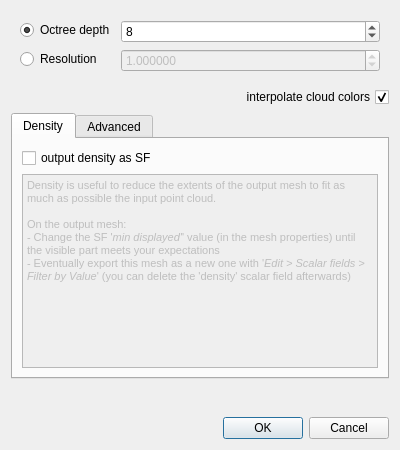
<?xml version="1.0" encoding="UTF-8"?>
<ui version="4.0">
 <class>PoissonReconParamDialog</class>
 <widget class="QDialog" name="PoissonReconParamDialog">
  <property name="geometry">
   <rect>
    <x>0</x>
    <y>0</y>
    <width>400</width>
    <height>450</height>
   </rect>
  </property>
  <property name="windowTitle">
   <string>Poisson Surface Reconstruction</string>
  </property>
  <layout class="QVBoxLayout" name="verticalLayout">
   <item>
    <widget class="QFrame" name="ResolutionFrame">
     <layout class="QFormLayout" name="formLayout">
      <item row="0" column="0">
       <widget class="QRadioButton" name="depthRadioButton">
        <property name="text">
         <string>Octree depth</string>
        </property>
        <property name="checked">
         <bool>true</bool>
        </property>
       </widget>
      </item>
      <item row="0" column="1">
       <widget class="QSpinBox" name="depthSpinBox">
        <property name="toolTip">
         <string>The maximum depth of the tree that will be used for surface reconstruction</string>
        </property>
        <property name="minimum">
         <number>4</number>
        </property>
        <property name="maximum">
         <number>24</number>
        </property>
        <property name="value">
         <number>8</number>
        </property>
       </widget>
      </item>
      <item row="1" column="0">
       <widget class="QRadioButton" name="resolutionRadioButton">
        <property name="text">
         <string>Resolution</string>
        </property>
       </widget>
      </item>
      <item row="1" column="1">
       <widget class="QDoubleSpinBox" name="resolutionDoubleSpinBox">
        <property name="enabled">
         <bool>false</bool>
        </property>
        <property name="decimals">
         <number>6</number>
        </property>
        <property name="maximum">
         <double>1000000.000000000000000</double>
        </property>
        <property name="value">
         <double>1.000000000000000</double>
        </property>
       </widget>
      </item>
     </layout>
    </widget>
   </item>
   <item>
    <widget class="QCheckBox" name="importColorsCheckBox">
     <property name="layoutDirection">
      <enum>Qt::RightToLeft</enum>
     </property>
     <property name="text">
      <string>interpolate cloud colors</string>
     </property>
     <property name="checked">
      <bool>true</bool>
     </property>
    </widget>
   </item>
   <item>
    <widget class="QTabWidget" name="tabWidget">
     <property name="currentIndex">
      <number>0</number>
     </property>
     <widget class="QWidget" name="tabDensity">
      <attribute name="title">
       <string>Density</string>
      </attribute>
      <layout class="QVBoxLayout" name="verticalLayout_3">
       <item>
        <widget class="QCheckBox" name="densityCheckBox">
         <property name="toolTip">
          <string>If this flag is enabled, the sampling density is output as a scalar field</string>
         </property>
         <property name="text">
          <string>output density as SF</string>
         </property>
        </widget>
       </item>
       <item>
        <widget class="QTextEdit" name="textEdit">
         <property name="enabled">
          <bool>false</bool>
         </property>
         <property name="html">
          <string>&lt;!DOCTYPE HTML PUBLIC &quot;-//W3C//DTD HTML 4.0//EN&quot; &quot;http://www.w3.org/TR/REC-html40/strict.dtd&quot;&gt;
&lt;html&gt;&lt;head&gt;&lt;meta name=&quot;qrichtext&quot; content=&quot;1&quot; /&gt;&lt;style type=&quot;text/css&quot;&gt;
p, li { white-space: pre-wrap; }
&lt;/style&gt;&lt;/head&gt;&lt;body style=&quot; font-family:'MS Shell Dlg 2'; font-size:8pt; font-weight:400; font-style:normal;&quot;&gt;
&lt;p style=&quot; margin-top:0px; margin-bottom:0px; margin-left:0px; margin-right:0px; -qt-block-indent:0; text-indent:0px;&quot;&gt;Density is useful to reduce the extents of the output mesh to fit as much as possible the input point cloud.&lt;/p&gt;
&lt;p style=&quot;-qt-paragraph-type:empty; margin-top:0px; margin-bottom:0px; margin-left:0px; margin-right:0px; -qt-block-indent:0; text-indent:0px;&quot;&gt;&lt;br /&gt;&lt;/p&gt;
&lt;p style=&quot; margin-top:0px; margin-bottom:0px; margin-left:0px; margin-right:0px; -qt-block-indent:0; text-indent:0px;&quot;&gt;On the output mesh:&lt;/p&gt;
&lt;p style=&quot; margin-top:0px; margin-bottom:0px; margin-left:0px; margin-right:0px; -qt-block-indent:0; text-indent:0px;&quot;&gt;- Change the SF '&lt;span style=&quot; font-style:italic;&quot;&gt;min displayed'&lt;/span&gt;' value (in the mesh properties) until the visible part meets your expectations&lt;/p&gt;
&lt;p style=&quot; margin-top:0px; margin-bottom:0px; margin-left:0px; margin-right:0px; -qt-block-indent:0; text-indent:0px;&quot;&gt;- Eventually export this mesh as a new one with '&lt;span style=&quot; font-style:italic;&quot;&gt;Edit &amp;gt; Scalar fields &amp;gt; Filter by Value&lt;/span&gt;' (you can delete the 'density' scalar field afterwards) &lt;/p&gt;&lt;/body&gt;&lt;/html&gt;</string>
         </property>
        </widget>
       </item>
      </layout>
     </widget>
     <widget class="QWidget" name="tabAdvanced">
      <attribute name="title">
       <string>Advanced</string>
      </attribute>
      <layout class="QFormLayout" name="formLayout_2">
       <item row="1" column="0">
        <widget class="QLabel" name="label_4">
         <property name="text">
          <string>boundary</string>
         </property>
        </widget>
       </item>
       <item row="1" column="1">
        <widget class="QComboBox" name="boundaryComboBox">
         <property name="currentIndex">
          <number>2</number>
         </property>
         <item>
          <property name="text">
           <string>Free</string>
          </property>
         </item>
         <item>
          <property name="text">
           <string>Dirichlet</string>
          </property>
         </item>
         <item>
          <property name="text">
           <string>Neumann</string>
          </property>
         </item>
        </widget>
       </item>
       <item row="3" column="0">
        <widget class="QLabel" name="label_5">
         <property name="toolTip">
          <string>The importance that interpolation of the point samples is given in the formulation of the screened Poisson equation</string>
         </property>
         <property name="text">
          <string>point weight</string>
         </property>
        </widget>
       </item>
       <item row="3" column="1">
        <widget class="QDoubleSpinBox" name="weightDoubleSpinBox">
         <property name="toolTip">
          <string>&lt;html&gt;&lt;head/&gt;&lt;body&gt;&lt;p&gt;Interpolation weight (twice the b-spline degree by default)&lt;/p&gt;&lt;/body&gt;&lt;/html&gt;</string>
         </property>
         <property name="maximum">
          <double>999.990000000000009</double>
         </property>
         <property name="value">
          <double>2.000000000000000</double>
         </property>
        </widget>
       </item>
       <item row="4" column="0">
        <widget class="QCheckBox" name="linearFitCheckBox">
         <property name="toolTip">
          <string>Enabling this flag has the reconstructor use linear interpolation to estimate the positions of iso-vertices.</string>
         </property>
         <property name="text">
          <string>Linear fit</string>
         </property>
         <property name="checked">
          <bool>true</bool>
         </property>
        </widget>
       </item>
       <item row="2" column="0">
        <widget class="QLabel" name="label_3">
         <property name="toolTip">
          <string>The minimum number of sample points that should fall within an octree node
as the octree construction is adapted to sampling density. For noise-free
samples, small values in the range [1.0 - 5.0] can be used. For more noisy
samples, larger values in the range [15.0 - 20.0] may be needed to provide
a smoother, noise-reduced, reconstruction.</string>
         </property>
         <property name="text">
          <string>samples per node</string>
         </property>
        </widget>
       </item>
       <item row="2" column="1">
        <widget class="QDoubleSpinBox" name="samplesPerNodeSpinBox">
         <property name="toolTip">
          <string>&lt;html&gt;&lt;head/&gt;&lt;body&gt;&lt;p&gt;Minimum number of sample points that should fall within an octree node as the octree construction is adapted to sampling density.&lt;/p&gt;&lt;p&gt;For noise-free samples, small values in the range [1.0 - 5.0] can be used.&lt;/p&gt;&lt;p&gt;&lt;span style=&quot; font-weight:600; color:#ff0000;&quot;&gt;For more noisy samples&lt;/span&gt;, larger values in the range [15.0 - 20.0] may be needed to provide a smoother, noise-reduced, reconstruction.&lt;/p&gt;&lt;/body&gt;&lt;/html&gt;</string>
         </property>
         <property name="decimals">
          <number>2</number>
         </property>
         <property name="minimum">
          <double>1.000000000000000</double>
         </property>
         <property name="maximum">
          <double>20.000000000000000</double>
         </property>
         <property name="singleStep">
          <double>0.500000000000000</double>
         </property>
         <property name="value">
          <double>1.500000000000000</double>
         </property>
        </widget>
       </item>
      </layout>
     </widget>
    </widget>
   </item>
   <item>
    <spacer name="verticalSpacer">
     <property name="orientation">
      <enum>Qt::Vertical</enum>
     </property>
     <property name="sizeHint" stdset="0">
      <size>
       <width>20</width>
       <height>23</height>
      </size>
     </property>
    </spacer>
   </item>
   <item>
    <widget class="QDialogButtonBox" name="buttonBox">
     <property name="orientation">
      <enum>Qt::Horizontal</enum>
     </property>
     <property name="standardButtons">
      <set>QDialogButtonBox::Cancel|QDialogButtonBox::Ok</set>
     </property>
    </widget>
   </item>
  </layout>
 </widget>
 <resources/>
 <connections>
  <connection>
   <sender>buttonBox</sender>
   <signal>accepted()</signal>
   <receiver>PoissonReconParamDialog</receiver>
   <slot>accept()</slot>
   <hints>
    <hint type="sourcelabel">
     <x>248</x>
     <y>254</y>
    </hint>
    <hint type="destinationlabel">
     <x>157</x>
     <y>274</y>
    </hint>
   </hints>
  </connection>
  <connection>
   <sender>buttonBox</sender>
   <signal>rejected()</signal>
   <receiver>PoissonReconParamDialog</receiver>
   <slot>reject()</slot>
   <hints>
    <hint type="sourcelabel">
     <x>316</x>
     <y>260</y>
    </hint>
    <hint type="destinationlabel">
     <x>286</x>
     <y>274</y>
    </hint>
   </hints>
  </connection>
  <connection>
   <sender>densityCheckBox</sender>
   <signal>toggled(bool)</signal>
   <receiver>textEdit</receiver>
   <slot>setEnabled(bool)</slot>
   <hints>
    <hint type="sourcelabel">
     <x>198</x>
     <y>99</y>
    </hint>
    <hint type="destinationlabel">
     <x>198</x>
     <y>206</y>
    </hint>
   </hints>
  </connection>
  <connection>
   <sender>depthRadioButton</sender>
   <signal>toggled(bool)</signal>
   <receiver>depthSpinBox</receiver>
   <slot>setEnabled(bool)</slot>
   <hints>
    <hint type="sourcelabel">
     <x>62</x>
     <y>23</y>
    </hint>
    <hint type="destinationlabel">
     <x>236</x>
     <y>23</y>
    </hint>
   </hints>
  </connection>
  <connection>
   <sender>resolutionRadioButton</sender>
   <signal>toggled(bool)</signal>
   <receiver>resolutionDoubleSpinBox</receiver>
   <slot>setEnabled(bool)</slot>
   <hints>
    <hint type="sourcelabel">
     <x>55</x>
     <y>52</y>
    </hint>
    <hint type="destinationlabel">
     <x>236</x>
     <y>52</y>
    </hint>
   </hints>
  </connection>
 </connections>
</ui>
